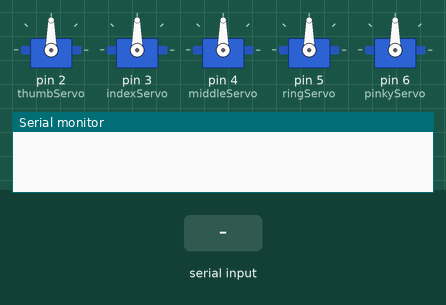
A sketch run on a simulated Arduino Uno, built with avr-gcc and run on an emulated ATmega328P. Shown: 5 × servo, the last lines printed to the serial monitor. The test bench sets the inputs (shaded band).

Above: at 1.2 s.
1.3 s: "90,45,200\n" received over Serial
At 2.5 s:
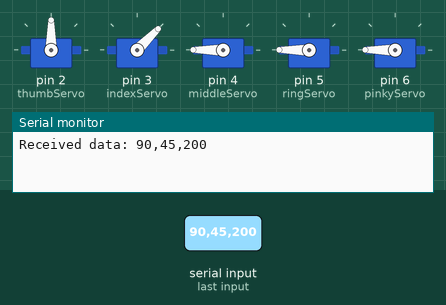
2.8 s: "90,45\n" received over Serial
At 3.5 s:
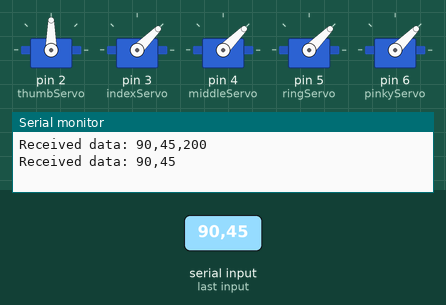
4.3 s: "90,45,200,10\n" received over Serial
At 4.9 s:
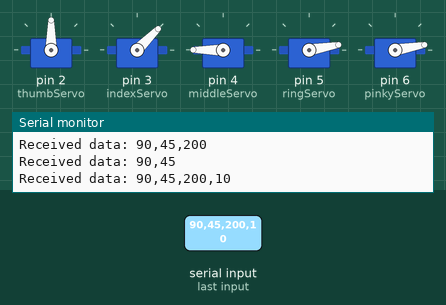
5.8 s: "5\n" received over Serial
At 6.8 s:
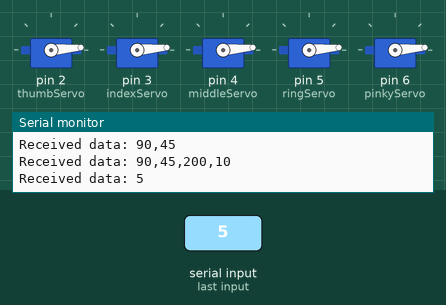
7.3 s: "30,150,10\n" received over Serial
At 8.3 s:
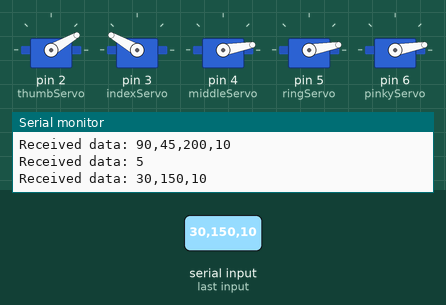
8.8 s: "30,150\n" received over Serial
At 9.3 s:
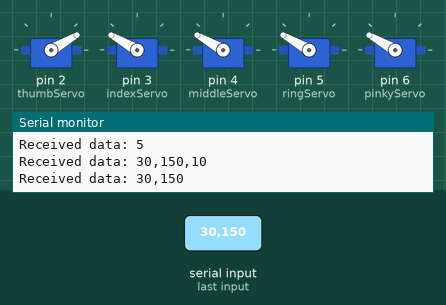
Timing chart, 0 to 11.3 s (numbered marks = the images above; inputs shaded):
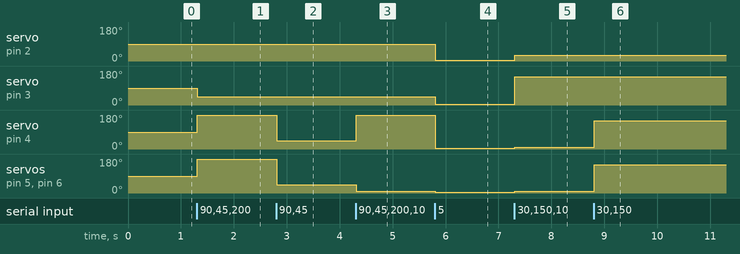

Measured:
- after the input at 1.3 s, servo on pin 3 (indexServo): 90° → 45° at once; servo on pin 4 (middleServo), servo on pin 5 (ringServo), servo on pin 6 (pinkyServo): 90° → 180° at once
- after the input at 2.8 s, servo on pin 4 (middleServo), servo on pin 5 (ringServo), servo on pin 6 (pinkyServo): 180° → 45° at once
- after the input at 4.3 s, servo on pin 4 (middleServo): 45° → 180° at once; servo on pin 5 (ringServo), servo on pin 6 (pinkyServo): 45° → 10° at once
- after the input at 5.8 s, servo on pin 2 (thumbServo): 90° → 5° at once; servo on pin 3 (indexServo): 45° → 5° at once; servo on pin 4 (middleServo): 180° → 5° at once; servo on pin 5 (ringServo), servo on pin 6 (pinkyServo): 10° → 5° at once
- after the input at 7.3 s, servo on pin 2 (thumbServo): 5° → 30° at once; servo on pin 3 (indexServo): 5° → 150° at once; servo on pin 4 (middleServo), servo on pin 5 (ringServo), servo on pin 6 (pinkyServo): 5° → 10° at once
- after the input at 8.8 s, servo on pin 4 (middleServo), servo on pin 5 (ringServo), servo on pin 6 (pinkyServo): 10° → 150° at once

The sketch:

servo_code.ino
```cpp
#include <Servo.h>

Servo thumbServo;
Servo indexServo;
Servo middleServo;
Servo ringServo;
Servo pinkyServo;

void setup() {
  thumbServo.attach(2);   // Attach servo to pin 2
  indexServo.attach(3);   // Attach servo to pin 3
  middleServo.attach(4);  // Attach servo to pin 4
  ringServo.attach(5);    // Attach servo to pin 5
  pinkyServo.attach(6);   // Attach servo to pin 6

  Serial.begin(9600);     // Start serial communication
}

void loop() {
  if (Serial.available() > 0) {
    String data = Serial.readStringUntil('\n');
    Serial.println("Received data: " + data);

    // Parse the data
    int thumbAngle = data.substring(0, data.indexOf(',')).toInt();
    data = data.substring(data.indexOf(',') + 1);
    int indexAngle = data.substring(0, data.indexOf(',')).toInt();
    data = data.substring(data.indexOf(',') + 1);
    int middleAngle = data.substring(0, data.indexOf(',')).toInt();
    data = data.substring(data.indexOf(',') + 1);
    int ringAngle = data.substring(0, data.indexOf(',')).toInt();
    data = data.substring(data.indexOf(',') + 1);
    int pinkyAngle = data.toInt();

    // Move servo motors
    thumbServo.write(thumbAngle);
    indexServo.write(indexAngle);
    middleServo.write(middleAngle);
    ringServo.write(ringAngle);
    pinkyServo.write(pinkyAngle);
  }
}
```
